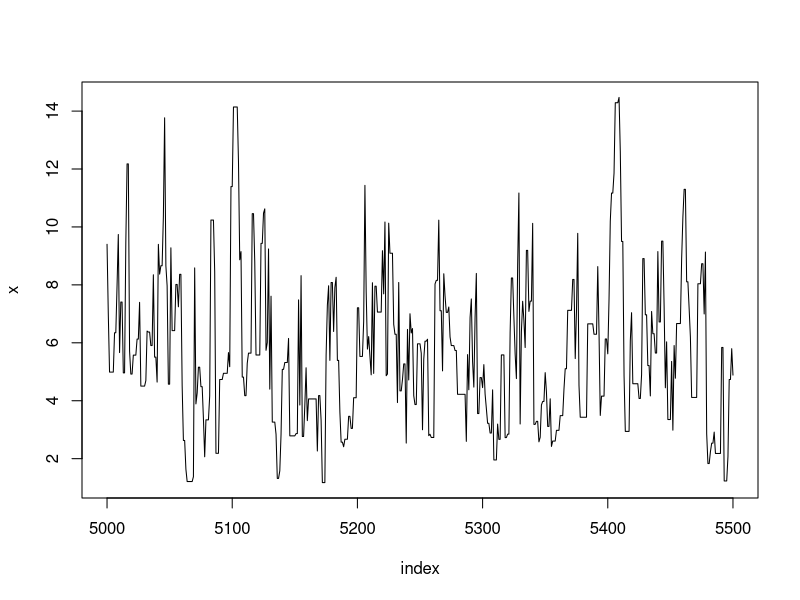
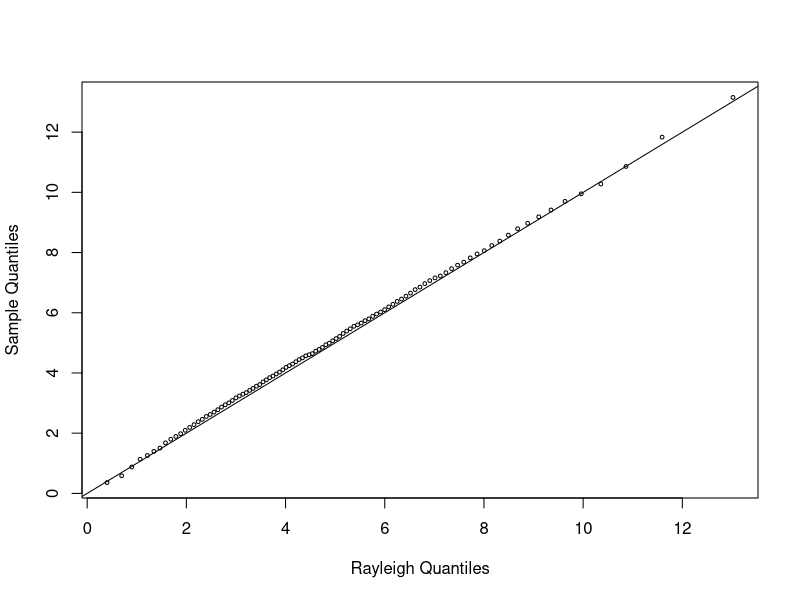
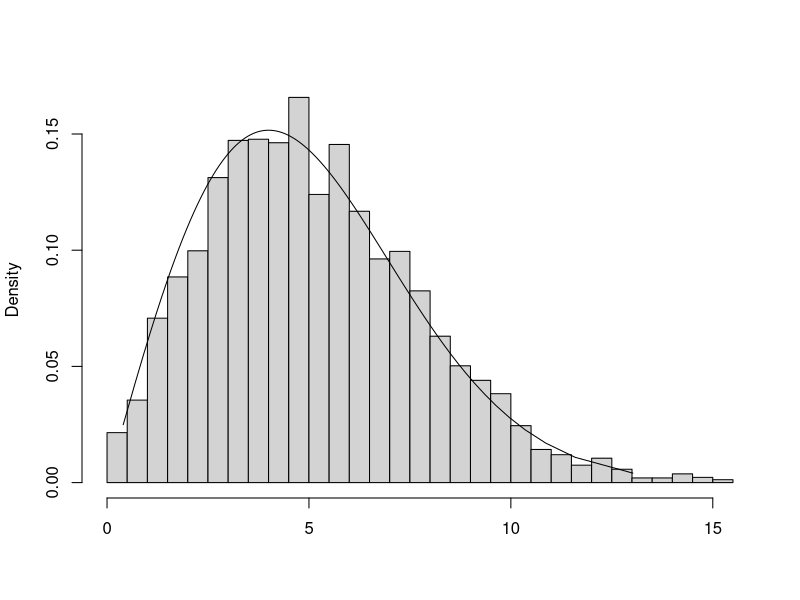
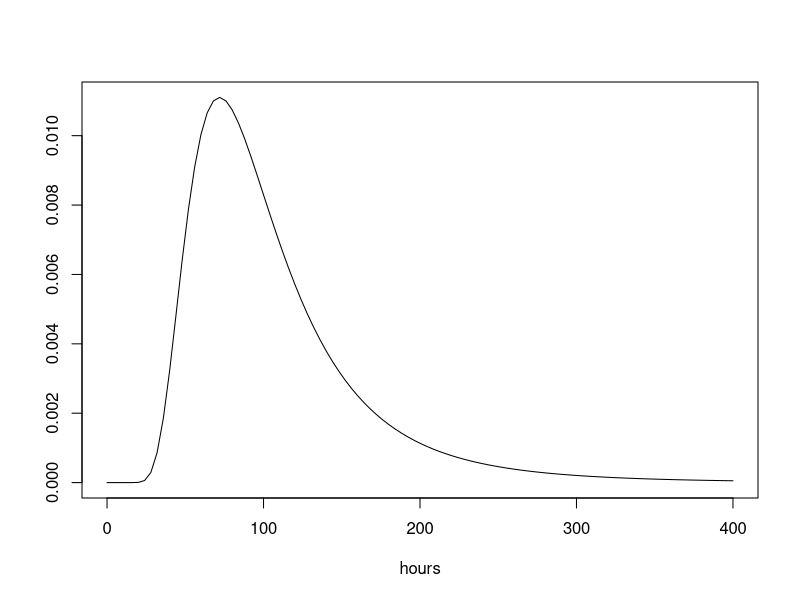
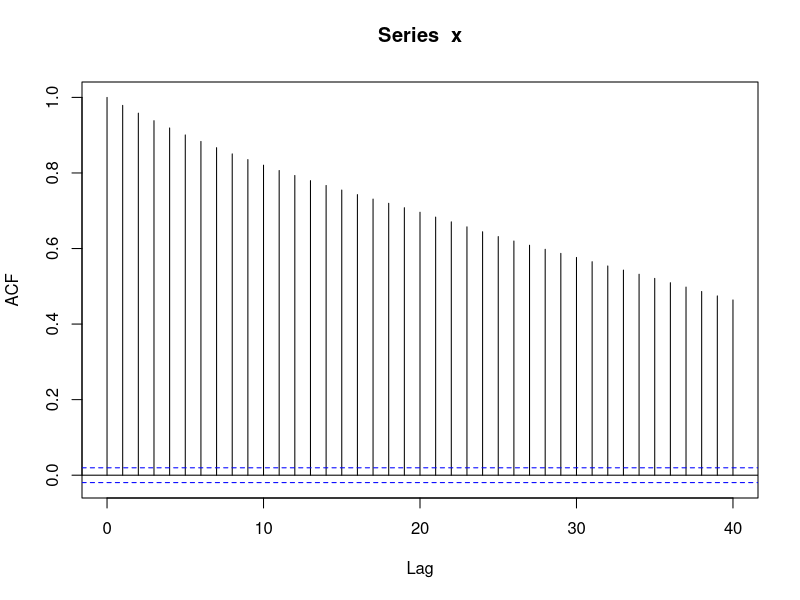
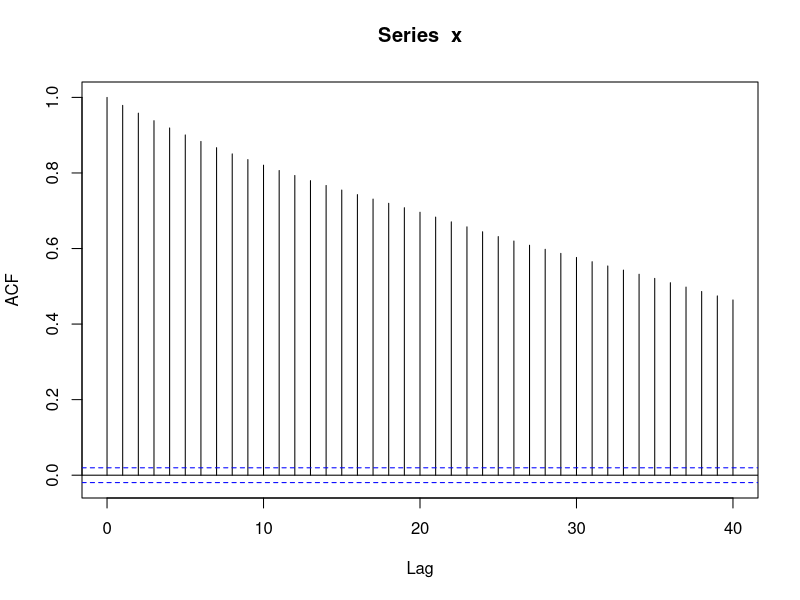
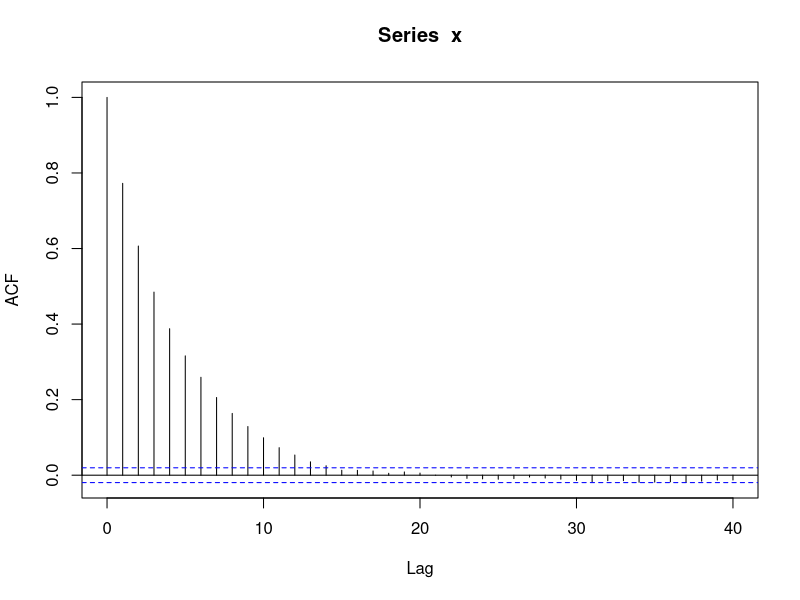
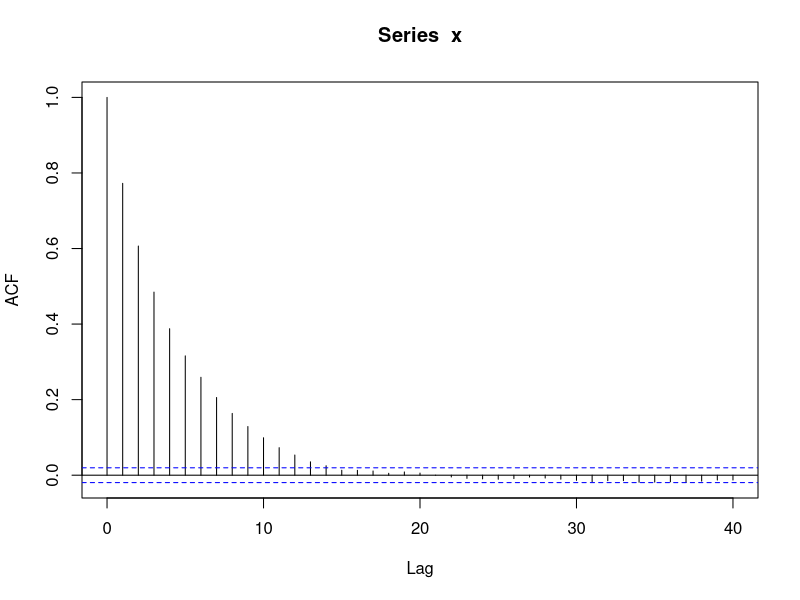

Write the R code that produced these figures, in order.
#######################################################
###       Statistical Computing with R  2e          ###
###       Maria L. Rizzo                            ###
###       Chapman & Hall/CRC The R Series           ###
###       ISBN 9781466553323 - CAT# K15269          ###
###       January 2019                              ###
###                                                 ###
###       R code for Chapter 11                     ###
###       Markov Chain Monte Carlo                  ###
#######################################################


    
### Example 11.1 (Metropolis-Hastings sampler)

    f <- function(x, sigma) {
        if (any(x < 0)) return (0)
        stopifnot(sigma > 0)
        return((x / sigma^2) * exp(-x^2 / (2*sigma^2)))
    }

    m <- 10000
    sigma <- 4
    x <- numeric(m)
    x[1] <- rchisq(1, df=1)
    k <- 0
    u <- runif(m)

    for (i in 2:m) {
        xt <- x[i-1]
        y <- rchisq(1, df = xt)
        num <- f(y, sigma) * dchisq(xt, df = y)
        den <- f(xt, sigma) * dchisq(y, df = xt)
        if (u[i] <= num/den) x[i] <- y else {
             x[i] <- xt
             k <- k+1     #y is rejected
             }
        }

    print(k)

    index <- 5000:5500
    y1 <- x[index]
    plot(index, y1, type="l", main="", ylab="x")


### Example 11.2 (Example 11.1, cont.)

    b <- 2001      #discard the burnin sample
    y <- x[b:m]
    a <- ppoints(100)
    QR <- sigma * sqrt(-2 * log(1 - a))  #quantiles of Rayleigh
    Q <- quantile(y, a)
    
    qqplot(QR, Q, main="", cex=.5,
           xlab="Rayleigh Quantiles", ylab="Sample Quantiles")
    abline(0, 1)
    
    hist(y, breaks="scott", main="", xlab="", freq=FALSE)
    lines(QR, f(QR, 4))
    
    
### Example 11.3 (Expected lifetime beta-binomial model)
    
    f.mu <- function(x) {
      exp(- lbeta(432, 5) + 431 * log(x) -  
            431 * log(1 + x) - 6 * log(1 + x))
    }
    curve(f.mu(x), from=0, to=400, xlab="hours", ylab="")

    fr <- function(x, y) {
      a <- 431 * (log(y) - log(x))
      b <- 437 * (log(1+x) - log(1+y))
      return(exp(a + b))
    }

    set.seed(2016)
    m <- 10000
    x <- numeric(m)
    x[1] <- rchisq(1, df=1)  #initialize chain
    k <- 0
    u <- runif(m)
    for (i in 2:m) {
      xt <- x[i-1]
      y <- rchisq(1, df = xt)
      r <- fr(xt, y) * dchisq(xt, df=y) / dchisq(y, df=xt)
      if (u[i] <= r) x[i] <- y else {
        x[i] <- xt
        k <- k+1     #y is rejected
      }
    }

    k
    plot(acf(x))

### Example 11.4 (Expected lifetime M-H sampler, continued)

    # MCMC Metropolis-Hastings with gamma proposal
    m <- 10000
    x <- numeric(m)
    a <- 4
    x[1] <- rlnorm(1)  #initialize chain
    k <- 0
    u <- runif(m)
    for (i in 2:m) {
      xt <- x[i-1]
      y <- rgamma(1, shape=a, rate=a/xt)
      r <- fr(xt, y) * dgamma(xt, shape=a, rate=a/y) / 
        dgamma(y, shape=a, rate=a/xt)
      if (u[i] <= r) x[i] <- y else {
        x[i] <- xt
        k <- k+1     #y is rejected
      }
    }

    k / m    #proportion rejected
    plot(acf(x))

### Example 11.5 (Learning about the distribution of mean future lifetime)

    burnin <- m/2
    X <- x[-(1:burnin)]
    hist(X, prob=TRUE, breaks="scott", xlab=bquote(psi),
         main="MCMC replicates using gamma proposal") -> h
    curve(f.mu(x), add=TRUE)
    i <- which.max(h$density)  #estimating the mode
    h$mids[i]

    q <- quantile(X, c(.025, .975), type=1)
    round(q, 1)     #hours

    HPDi <- function(x, prob = 0.95) {
      ## HPD interval for a single MCMC chain (a vector)
      x <- sort(x)
      n <- length(x)
      m <- floor(prob * n)
      i <- 1:(n - m)
      L <- x[i + m] - x[i]
      best <- which.min(L)
      return (c(lower=x[best], upper=x[best+m]))
    }
    
    HPDi(X) 

### Example 11.6 (Random walk Metropolis) 

    rw.Metropolis <- function(n, sigma, x0, N) {
        x <- numeric(N)
        x[1] <- x0
        u <- runif(N)
        k <- 0
        for (i in 2:N) {
            y <- rnorm(1, x[i-1], sigma)
                if (u[i] <= (dt(y, n) / dt(x[i-1], n)))
                x[i] <- y  else {
                    x[i] <- x[i-1]
                    k <- k + 1
                }
            }
        return(list(x=x, k=k))
        }

    n <- 4  #degrees of freedom for target Student t dist.
    N <- 2000
    sigma <- c(.05, .5, 2,  16)

    x0 <- 25
    rw1 <- rw.Metropolis(n, sigma[1], x0, N)
    rw2 <- rw.Metropolis(n, sigma[2], x0, N)
    rw3 <- rw.Metropolis(n, sigma[3], x0, N)
    rw4 <- rw.Metropolis(n, sigma[4], x0, N)

    #number of candidate points rejected
    print(c(rw1$k, rw2$k, rw3$k, rw4$k))
    

### Code for Figure 11.6

    par(mfrow=c(2,2))  #display 4 graphs together
    refline <- qt(c(.025, .975), df=n)
    rw <- cbind(rw1$x, rw2$x, rw3$x,  rw4$x)
    for (j in 1:4) {
        plot(rw[,j], type="l",
             xlab=bquote(sigma == .(round(sigma[j],3))),
             ylab="X", ylim=range(rw[,j]))
        abline(h=refline)
    }
    par(mfrow=c(1,1)) #reset to default


### Example 11.7 (Example 11.6, cont.)

    a <- c(.05, seq(.1, .9, .1), .95)
    Q <- qt(a, n)
    rw <- cbind(rw1$x, rw2$x, rw3$x, rw4$x)
    mc <- rw[501:N, ]
    Qrw <- apply(mc, 2, function(x) quantile(x, a))
    print(round(cbind(Q, Qrw), 3))
    xtable::xtable(round(cbind(Q, Qrw), 3)) #latex format

### Code for Figures 11.7(a) and 11.7(b)

    plot(x, type="l")
    abline(h=b, v=501, lty=3)
    xb <- x[- (1:501)]
    hist(xb, prob=TRUE, xlab=bquote(beta), ylab="X", main="")
    z <- seq(min(xb), max(xb), length=100)
    lines(z, dnorm(z, mean(xb), sd(xb)))


### Example 11.8 (Bayesian inference: A simple investment model)

    b <- .2          #actual value of beta
    w <- .25         #width of the uniform support set
    m <- 5000        #length of the chain
    burn <- 1000     #burn-in time
    days <- 250
    x <- numeric(m)  #the chain

    # generate the observed frequencies of winners
    i <- sample(1:5, size=days, replace=TRUE,
            prob=c(1, 1-b, 1-2*b, 2*b, b))
    win <- tabulate(i)
    print(win)

    prob <- function(y, win) {
        # computes (without the constant) the target density
        if (y < 0 || y >= 0.5)
            return (0)
        return((1/3)^win[1] *
            ((1-y)/3)^win[2] * ((1-2*y)/3)^win[3] *
                ((2*y)/3)^win[4] * (y/3)^win[5])
    }

    u <- runif(m)         #for accept/reject step
    v <- runif(m, -w, w)  #proposal distribution
    x[1] <- .25
    for (i in 2:m) {
        y <- x[i-1] + v[i]
        if (u[i] <= prob(y, win) / prob(x[i-1], win))
            x[i] <- y  else
                x[i] <- x[i-1]
    }

    print(win)
    print(round(win/days, 3))
    print(round(c(1, 1-b, 1-2*b, 2*b, b)/3, 3))
    xb <- x[(burn+1):m]
    print(mean(xb))
    

### Example 11.9 (Independence sampler)

    m <- 5000 #length of chain
    xt <- numeric(m)
    a <- 1             #parameter of Beta(a,b) proposal dist.
    b <- 1             #parameter of Beta(a,b) proposal dist.
    p <- .2            #mixing parameter
    n <- 30            #sample size
    mu <- c(0, 5)      #parameters of the normal densities
    sigma <- c(1, 1)

    # generate the observed sample
    i <- sample(1:2, size=n, replace=TRUE, prob=c(p, 1-p))
    x <- rnorm(n, mu[i], sigma[i])

    # generate the independence sampler chain
    u <- runif(m)
    y <- rbeta(m, a, b)      #proposal distribution
    xt[1] <- .5

    for (i in 2:m) {
        fy <- y[i] * dnorm(x, mu[1], sigma[1]) +
                (1-y[i]) * dnorm(x, mu[2], sigma[2])
        fx <- xt[i-1] * dnorm(x, mu[1], sigma[1]) +
                (1-xt[i-1]) * dnorm(x, mu[2], sigma[2])

        r <- prod(fy / fx) *
               (xt[i-1]^(a-1) * (1-xt[i-1])^(b-1)) /
                 (y[i]^(a-1) * (1-y[i])^(b-1))

        if (u[i] <= r) xt[i] <- y[i] else
            xt[i] <- xt[i-1]
        }

    plot(xt, type="l", ylab="p")
    hist(xt[101:m], main="", xlab="p", prob=TRUE)
    print(mean(xt[101:m]))
    

### Example 11.10 (Gibbs sampler: Bivariate distribution)

    #initialize constants and parameters
    N <- 5000               #length of chain
    burn <- 1000            #burn-in length
    X <- matrix(0, N, 2)    #the chain, a bivariate sample

    rho <- -.75             #correlation
    mu1 <- 0
    mu2 <- 2
    sigma1 <- 1
    sigma2 <- .5
    s1 <- sqrt(1-rho^2)*sigma1
    s2 <- sqrt(1-rho^2)*sigma2

    ###### generate the chain #####

    X[1, ] <- c(mu1, mu2)            #initialize

    for (i in 2:N) {
        x2 <- X[i-1, 2]
        m1 <- mu1 + rho * (x2 - mu2) * sigma1/sigma2
        X[i, 1] <- rnorm(1, m1, s1)
        x1 <- X[i, 1]
        m2 <- mu2 + rho * (x1 - mu1) * sigma2/sigma1
        X[i, 2] <- rnorm(1, m2, s2)
    }

    b <- burn + 1
    x <- X[b:N, ]

    # compare sample statistics to parameters
    colMeans(x)
    cov(x)
    cor(x)

    plot(x, main="", cex=.5, xlab=bquote(X[1]),
         ylab=bquote(X[2]), ylim=range(x[,2]))
         
### Example 11.11 (Gelman-Rubin method of monitoring convergence)

    Gelman.Rubin <- function(psi) {
        # psi[i,j] is the statistic psi(X[i,1:j])
        # for chain in i-th row of X
        psi <- as.matrix(psi)
        n <- ncol(psi)
        k <- nrow(psi)

        psi.means <- rowMeans(psi)     #row means
        B <- n * var(psi.means)        #between variance est.
        psi.w <- apply(psi, 1, "var")  #within variances
        W <- mean(psi.w)               #within est.
        v.hat <- W*(n-1)/n + (B/n)     #upper variance est.
        r.hat <- v.hat / W             #G-R statistic
        return(r.hat)
        }

    normal.chain <- function(sigma, N, X1) {
        #generates a Metropolis chain for Normal(0,1)
        #with Normal(X[t], sigma) proposal distribution
        #and starting value X1
        x <- rep(0, N)
        x[1] <- X1
        u <- runif(N)

        for (i in 2:N) {
            xt <- x[i-1]
            y <- rnorm(1, xt, sigma)     #candidate point
            r1 <- dnorm(y, 0, 1) * dnorm(xt, y, sigma)
            r2 <- dnorm(xt, 0, 1) * dnorm(y, xt, sigma)
            r <- r1 / r2
            if (u[i] <= r) x[i] <- y else
                 x[i] <- xt
            }
        return(x)
        }

    sigma <- .2     #parameter of proposal distribution
    k <- 4          #number of chains to generate
    n <- 15000      #length of chains
    b <- 1000       #burn-in length

    #choose overdispersed initial values
    x0 <- c(-10, -5, 5, 10)

    #generate the chains
    X <- matrix(0, nrow=k, ncol=n)
    for (i in 1:k)
        X[i, ] <- normal.chain(sigma, n, x0[i])

    #compute diagnostic statistics
    psi <- t(apply(X, 1, cumsum))
    for (i in 1:nrow(psi))
        psi[i,] <- psi[i,] / (1:ncol(psi))
    print(Gelman.Rubin(psi))

    #plot psi for the four chains
    par(mfrow=c(2,2))
    for (i in 1:k)
        plot(psi[i, (b+1):n], type="l",
            xlab=i, ylab=bquote(psi))
    par(mfrow=c(1,1)) #restore default

    #plot the sequence of R-hat statistics
    rhat <- rep(0, n)
    for (j in (b+1):n)
        rhat[j] <- Gelman.Rubin(psi[,1:j])
    plot(rhat[(b+1):n], type="l", xlab="", ylab="R")
    abline(h=1.1, lty=2)


### Example 11.12 (Coal mining disasters)

    library(boot)     #for coal data
    data(coal)
    year <- floor(coal)
    y <- table(year)
    plot(y)  #a time plot

    y <- floor(coal[[1]])
    y <- tabulate(y)
    y <- y[1851:length(y)]

    # Gibbs sampler for the coal mining change point

    # initialization
    n <- length(y)    #length of the data
    m <- 1000         #length of the chain
    mu <- lambda <- k <- numeric(m)
    L <- numeric(n)
    k[1] <- sample(1:n, 1)
    mu[1] <- 1
    lambda[1] <- 1
    b1 <- 1
    b2 <- 1

    # run the Gibbs sampler
    for (i in 2:m) {
        kt <- k[i-1]

        #generate mu
        r <- .5 + sum(y[1:kt])
        mu[i] <- rgamma(1, shape = r, rate = kt + b1)

        #generate lambda
        if (kt + 1 > n) r <- .5 + sum(y) else
            r <- .5 + sum(y[(kt+1):n])
        lambda[i] <- rgamma(1, shape = r, rate = n - kt + b2)

        #generate b1 and b2
        b1 <- rgamma(1, shape = .5, rate = mu[i]+1)
        b2 <- rgamma(1, shape = .5, rate = lambda[i]+1)

        for (j in 1:n) {
            L[j] <- exp((lambda[i] - mu[i]) * j) *
                          (mu[i] / lambda[i])^sum(y[1:j])
            }
        L <- L / sum(L)

        #generate k from discrete distribution L on 1:n
        k[i] <- sample(1:n, prob=L, size=1)
    }

    b <- 201
    j <- k[b:m]
    print(mean(k[b:m]))
    print(mean(lambda[b:m]))
    print(mean(mu[b:m]))


### Code for Figure 11.14

    # plots of the chains for Gibbs sampler output

    par(mfcol=c(3,1), ask=TRUE)
    plot(mu, type="l", ylab="mu")
    plot(lambda, type="l", ylab="lambda")
    plot(k, type="l", ylab="change point = k")


### Code for Figure 11.15

    # histograms from the Gibbs sampler output

    par(mfrow=c(2,3))
    labelk <- "changepoint"
    label1 <- paste("mu", round(mean(mu[b:m]), 1))
    label2 <- paste("lambda", round(mean(lambda[b:m]), 1))

    hist(mu[b:m], main="", xlab=label1,
         breaks = "scott", prob=TRUE) #mu posterior
    hist(lambda[b:m], main="", xlab=label2,
         breaks = "scott", prob=TRUE) #lambda posterior
    hist(j, breaks=min(j):max(j), prob=TRUE, main="",
        xlab = labelk)
    par(mfcol=c(1,1), ask=FALSE)  #restore display

    